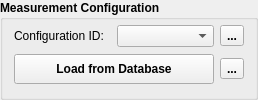
    <widget class="QGroupBox" name="groupBox_5">
     <property name="sizePolicy">
      <sizepolicy hsizetype="Preferred" vsizetype="Maximum">
       <horstretch>0</horstretch>
       <verstretch>0</verstretch>
      </sizepolicy>
     </property>
     <property name="font">
      <font>
       <weight>75</weight>
       <bold>true</bold>
      </font>
     </property>
     <property name="title">
      <string>Measurement Configuration</string>
     </property>
     <layout class="QGridLayout" name="gridLayout_8">
      <property name="topMargin">
       <number>4</number>
      </property>
      <item row="1" column="1">
       <widget class="QToolButton" name="tbt_save_db">
        <property name="toolTip">
         <string>Add current configuration to database.</string>
        </property>
        <property name="text">
         <string>...</string>
        </property>
        <property name="icon">
         <iconset>
          <normaloff>../../resources/img/database_plus.svg</normaloff>../../resources/img/database_plus.svg</iconset>
        </property>
        <property name="iconSize">
         <size>
          <width>24</width>
          <height>24</height>
         </size>
        </property>
       </widget>
      </item>
      <item row="0" column="0" colspan="2">
       <layout class="QHBoxLayout" name="horizontalLayout_6">
        <item>
         <widget class="QLabel" name="label_42">
          <property name="font">
           <font>
            <weight>50</weight>
            <bold>false</bold>
           </font>
          </property>
          <property name="text">
           <string>Configuration ID:</string>
          </property>
         </widget>
        </item>
        <item>
         <widget class="QComboBox" name="cmb_idn">
          <property name="font">
           <font>
            <weight>50</weight>
            <bold>false</bold>
           </font>
          </property>
         </widget>
        </item>
        <item>
         <widget class="QToolButton" name="tbt_update_idn">
          <property name="toolTip">
           <string>Update configuration ids.</string>
          </property>
          <property name="text">
           <string>...</string>
          </property>
          <property name="icon">
           <iconset>
            <normaloff>../../resources/img/refresh.svg</normaloff>../../resources/img/refresh.svg</iconset>
          </property>
          <property name="iconSize">
           <size>
            <width>24</width>
            <height>24</height>
           </size>
          </property>
         </widget>
        </item>
       </layout>
      </item>
      <item row="1" column="0">
       <widget class="QPushButton" name="pbt_load_db">
        <property name="minimumSize">
         <size>
          <width>200</width>
          <height>30</height>
         </size>
        </property>
        <property name="maximumSize">
         <size>
          <width>250</width>
          <height>16777215</height>
         </size>
        </property>
        <property name="text">
         <string>Load from Database</string>
        </property>
       </widget>
      </item>
     </layout>
    </widget>
